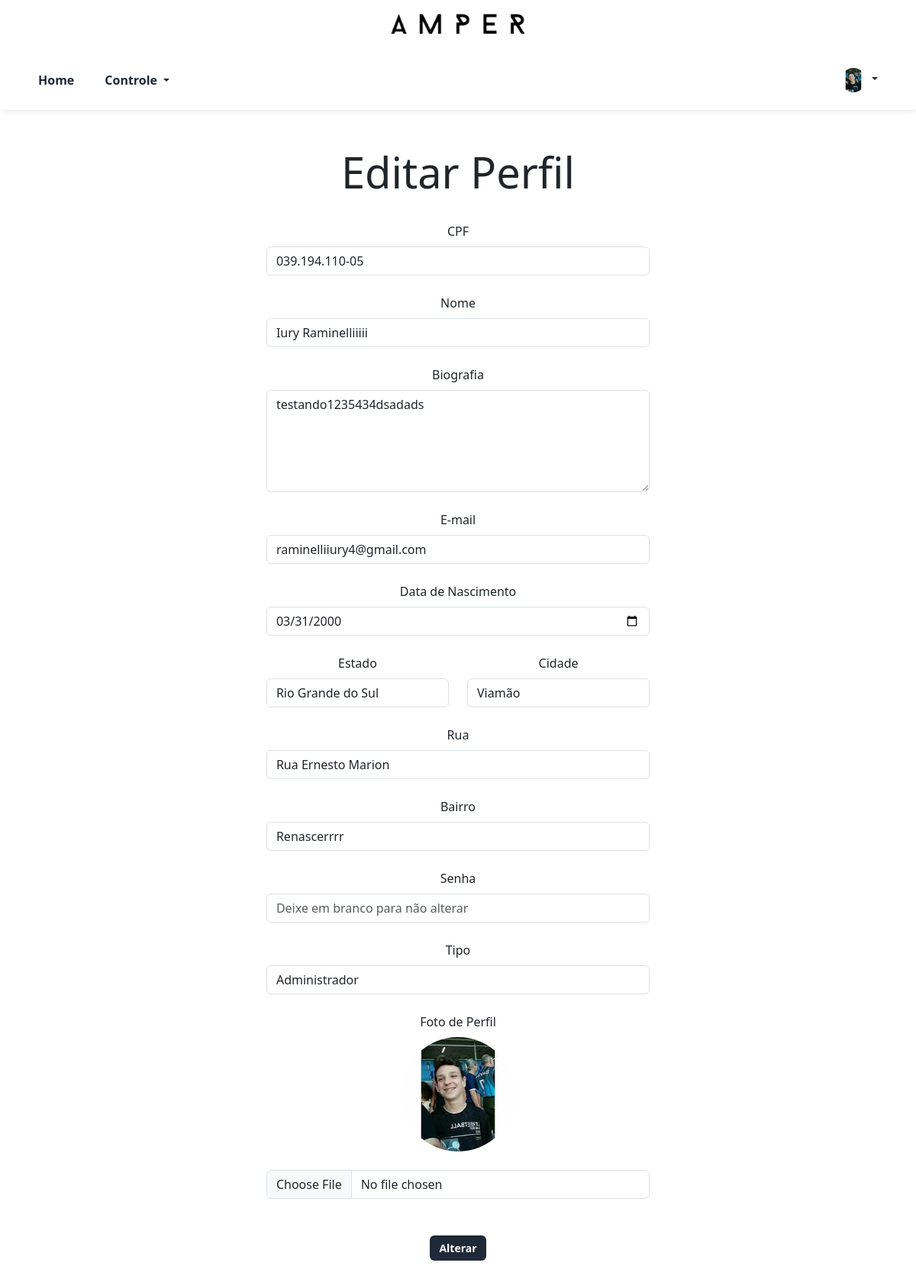
Page /src/View/AlterarUser.php?id=4 (signed in) on the committed database.
### tables this page shows
CREATE TABLE `user` (
  `id` int(11) NOT NULL,
  `cpf` varchar(30) NOT NULL,
  `nome` varchar(100) NOT NULL,
  `dataNascimento` date NOT NULL,
  `email` varchar(255) NOT NULL,
  `tipo` varchar(20) DEFAULT NULL,
  `senha` varchar(255) NOT NULL,
  `imagem` varchar(255) NOT NULL,
  `id_estado` varchar(100) NOT NULL,
  `id_cidade` int(100) NOT NULL,
  `rua` varchar(100) NOT NULL,
  `bairro` varchar(100) NOT NULL,
  `biografia` varchar(1000) NOT NULL
);

CREATE TABLE `estado` (
  `Uf` varchar(5) NOT NULL,
  `Nome` varchar(100) NOT NULL
);

CREATE TABLE `cidade` (
  `Id` int(11) NOT NULL,
  `Codigo` int(11) NOT NULL,
  `Nome` varchar(100) NOT NULL,
  `estado_Uf` varchar(5) NOT NULL
);

### src/Conexao/ConexaoConfig.php (called while the page is built, shortened)
<?php
class ConexaoConfig {
	private $sgbd;
	private $host;
	private $bd;
	private $usuario;
	private $senha;
	public function __construct(){
		$iniFile = parse_ini_file(__DIR__ . "/config.ini");
		$this->sgbd = $iniFile["sgbd"];
		$this->host = $iniFile["host"];
		$this->bd = $iniFile["bd"];
		$this->usuario = $iniFile["usuario"];
		$this->senha = $iniFile["senha"];
	}
	public function getSgbd() {
		return $this->sgbd;
	}
	public function getHost() {
		return $this->host;
	}
	public function getBd() {
		return $this->bd;
	}
	public function getUsuario() {
		return $this->usuario;
	}
	public function getSenha() {
		return $this->senha;
	}
}

### src/Conexao/Conexao.php (called while the page is built, shortened)
<?php
include_once 'ConexaoConfig.php';
class Conexao {
    private static $conexao;
    public static function getConexao() {
    	$config = new ConexaoConfig();
    	if (!isset(self::$conexao)) {
    		self::$conexao = new PDO($config->getSgbd().":host=".$config->getHost()."; dbname=".$config->getBd().";", $config->getUsuario(), $config->getSenha());
    		self::$conexao->setAttribute(PDO::ATTR_ERRMODE, PDO::ERRMODE_EXCEPTION);
    	}
    	return self::$conexao;
    }
}
?>

### src/Controller/ConUser.php (called while the page is built, shortened)
<?php
    include_once __DIR__ . '/../Conexao/Conexao.php';
    include_once __DIR__ . '/../Model/User.php';
    class ConUser{
        private $conexao;
        public function __construct(){
            $this->conexao = Conexao::getConexao();
        }
        public function selectUserById($id) {
            $pstmt = $this->conexao->prepare("SELECT * FROM user WHERE id = :id");
            $pstmt->bindValue(":id", $id);
            $pstmt->execute();
            $lista = $pstmt->fetchObject(User::class);
            return $lista;
        }
        public function getNomeEstado($uf) {
            $stmt = $this->conexao->prepare("SELECT Nome FROM estado WHERE Uf = :uf");
            $stmt->bindValue(':uf', $uf);
            $stmt->execute();
            return $stmt->fetchColumn();
        }
        public function getNomeCidade($idCidade) {
            $stmt = $this->conexao->prepare("SELECT Nome FROM cidade WHERE Id = :id");
            $stmt->bindValue(':id', $idCidade, PDO::PARAM_INT);
            $stmt->execute();
            return $stmt->fetchColumn();
        }
    }
?>

### src/Model/User.php (called while the page is built, shortened)
<?php
class User {
    private $cpf;
    private $nome;
    private $email;
    private $dataNascimento;
    private $tipo;
    private $imagem;
    private $biografia;
    private $rua;
    private $bairro;
    private $id_estado;
    private $id_cidade;
    public function getCPF() {
        return $this->cpf;
    }
    public function getNome() {
        return $this->nome;
    }
    public function getEmail() {
        return $this->email;
    }
    public function getDataNascimento() {
        return $this->dataNascimento;
    }
    public function getTipo() {
        return $this->tipo;
    }
    public function getImagem() {
        return $this->imagem;
    }
    public function getBiografia() {
        return $this->biografia;
    }
    public function getRua() {
        return $this->rua;
    }
    public function getBairro() {
        return $this->bairro;
    }
    public function getIdEstado() {
        return $this->id_estado;
    }
    public function getIdCidade() {
        return $this->id_cidade;
    }
}
?>

### src/View/AlterarUser.php (the view, shortened to what this page needs)
<?php
include_once "src/Controller/ConUser.php";
include_once "src/Model/User.php";
if (isset($_GET['id'])) {
    $idUser = $_GET['id'];
    $ConUser = new ConUser();
    $user = $ConUser->selectUserById($idUser);
} else {
    echo "ID da atividade não fornecido.";
    exit;
}
$nomeEstado = $ConUser->getNomeEstado($user->getIdEstado());
$nomeCidade = $ConUser->getNomeCidade($user->getIdCidade());
if (isset($_SESSION["USER_LOGIN"]) && ($_SESSION["USER_LOGIN"] == "admin")) {
?>
<!DOCTYPE html>
<html lang="pt-br">
<head>
</head>
<body>
<?php include_once 'header.php'; ?>
<div class="cor">
<div class="container">
    <div class="container2">
        <form align="center" method="POST" enctype="multipart/form-data">
            <br><br>
            <h1 align="center" class="display-4">Editar Perfil</h1><br>
            <label for="cpf">CPF</label>
            <input type="text" class="form-control" name="cpf" value="<?= $user->getCPF(); ?>" autofocus><br>
            <label for="nome">Nome</label>
            <input type="text" class="form-control" name="nome" value="<?= $user->getNome(); ?>"><br>
            <label for="biografia">Biografia</label>
            <textarea class="form-control" name="biografia" rows="5"><?= $user->getBiografia(); ?></textarea><br>
            <label for="email">E-mail</label>
            <input type="email" class="form-control" name="email" value="<?= $user->getEmail(); ?>"><br>
            <label for="dataNascimento">Data de Nascimento</label>
            <?php
                $data = $user->getDataNascimento();
                $dataFormatada = (!empty($data) && DateTime::createFromFormat('Y-m-d', $data)) ? date('Y-m-d', strtotime($data)) : '';
            ?>
            <input type="date" class="form-control" name="dataNascimento" value="<?= $dataFormatada; ?>"><br>
            <div class="row">
                <div class="col-md-6">
                    <label for="id_estado">Estado</label>
                    <select class="form-control" name="id_estado" id="id_estado" required>
                        <option value="<?= $user->getIdEstado(); ?>"><?= htmlspecialchars($nomeEstado); ?></option>
                    </select>
                </div>
                <div class="col-md-6">
                    <label for="id_cidade">Cidade</label>
                    <select class="form-control" name="id_cidade" id="id_cidade" required>
                        <option value="<?= $user->getIdCidade(); ?>"><?= htmlspecialchars($nomeCidade); ?></option>
                    </select>
                </div>
            </div>
            <br>
            <label for="rua">Rua</label>
            <input type="text" class="form-control" name="rua" value="<?= $user->getRua(); ?>"><br>
            <label for="bairro">Bairro</label>
            <input type="text" class="form-control" name="bairro" value="<?= $user->getBairro(); ?>"><br>
            <label for="senha">Senha</label>
            <input type="password" class="form-control" name="senha" placeholder="Deixe em branco para não alterar"><br>
            <label for="tipo">Tipo</label>
            <select class="form-control" name="tipo">
                <option value="admin" <?= $user->getTipo() == 'admin' ? 'selected' : '' ?>>Administrador</option>
            </select><br>
            <label for="imagem">Foto de Perfil</label><br>
            <?php if (!empty($user->getImagem())): ?>
                <img src="<?= $user->getImagem() ?>" alt="Foto" width="150" height="150" class="rounded-circle">
            <?php endif; ?>
            <br><br>
            <input type="file" class="form-control" name="imagem"><br>
            <br>
            <input type="submit" value="Alterar" class="btn" name="acao">
        </form>
    </div>
</div>
<br><br>
</body>
</html>
<?php
} else {
    echo "<h1>404 Não possui acesso.</h1>";
}
?>

### src/View/header.php (shortened to what this page needs)
<?php
include_once "src/Model/User.php";
include_once "src/Controller/ConUser.php";
if (isset($_SESSION["USER_LOGIN_ID"])) {
  $user_id = $_SESSION["USER_LOGIN_ID"];
  $ConUser = new ConUser();
  $userLogado = $ConUser->selectUserById($user_id);
}
$current_page = basename(parse_url($_SERVER['REQUEST_URI'], PHP_URL_PATH));
?>
<!DOCTYPE html>
<html lang="en">
<head>
  <link rel="stylesheet" href="https://stackpath.bootstrapcdn.com/bootstrap/4.5.2/css/bootstrap.min.css">
  <link href="https://cdn.jsdelivr.net/npm/bootstrap@5.3.3/dist/css/bootstrap.min.css" rel="stylesheet">
  <link href="https://getbootstrap.com/docs/5.3/assets/css/docs.css" rel="stylesheet">
  <link href='https://unpkg.com/boxicons@2.0.9/css/boxicons.min.css' rel='stylesheet'>
</head>
<body>
<header class="top-header">
  <div class="container">
    <a href="<?=HOME?>Home">
      <img src="src/View/img/amper.png" alt="Logo">
    </a>
  </div>
</header>
<div class="header-spacer"></div>
<header class="header-inicio">
  <nav class="navbar navbar-expand-lg navbar-light">
      <div class="container">
        <div class="collapse navbar-collapse justify-content-between" id="navbarNav">
          <ul class="navbar-nav">
            <?php
            if (isset($_SESSION["USER_LOGIN"]) && $_SESSION["USER_LOGIN"] == "admin") :
            ?>
              <li class="nav-item"><a class="nav-link <?= $current_page == 'Home' ? 'active' : '' ?>" href="<?=HOME?>Home">Home</a></li>
              <li class="nav-item dropdown">
              <a class="nav-link dropdown-toggle <?= in_array($current_page, ['CadastrarUser', 'VisualizarUser']) ? 'active' : '' ?>" href="#" role="button" data-bs-toggle="dropdown" aria-expanded="false">
                Controle
              </a>
            </li>
            <?php endif; ?>
          </ul>
          <ul class="navbar-nav">
            <?php if (!isset($_SESSION["USER_LOGIN"])) : ?>
              <div class="dropdown text">
                <a href="#" class="nav-link dropdown-toggle" data-bs-toggle="dropdown" aria-expanded="false">
                  <img src="src/View/img/perfil.png" alt="Foto" width="32" height="32" class="rounded-circle">
                </a>
                <ul class="dropdown-menu text-small">
                  <li><a class="dropdown-item" href="<?=HOME?>Login">Entrar</a></li>
                  <li><a class="dropdown-item" href="<?=HOME?>CadastrarUser">Cadastre-se</a></li>
                </ul>
              </div>
            <?php else : ?>
              <div class="dropdown text">
                <?php if (isset($_SESSION["USER_LOGIN"])) : ?>
                  <a href="#" class="nav-link dropdown-toggle" data-bs-toggle="dropdown" aria-expanded="false">
                    <img src="<?= $userLogado->getImagem() ?>" alt="Foto" width="32" height="32" class="rounded-circle">
                  </a>
                <?php endif; ?>
              </div>
            <?php endif; ?>
          </ul>
        </div>
      </div>
    </nav>
  </header>
</body>
</html>

### src/View/AlterarUser.php (style rules this page uses)
.container2 { width: 45%; margin: 0 auto; }

### src/View/header.php (style rules this page uses)
.top-header { position: fixed; top: 0; width: 100%; background-color: #ffffff; box-shadow: none; z-index: 1040; padding: 0.5rem 0; }
.top-header .container { display: flex; justify-content: center; align-items: center; }
.top-header img { height: 50px; }
.header-spacer { height: 65px; }
.header-inicio { background-color: #ffffff; box-shadow: 0 2px 8px rgba(0, 0, 0, 0.08); padding: 0.5rem 0; z-index: 1040; }
.navbar-nav { gap: 1.5rem; }
.navbar-nav .nav-link { color: #1f2937 !important; font-weight: 600; transition: color 0.2s ease-in-out, border-bottom 0.2s ease-in-out; padding-bottom: 5px; border-bottom: 2px solid transparent; }
.btn { background-color: #1f2937; color: #fff; font-size: 14px; font-weight: 600; border: none !important; transition: all linear 160ms; cursor: pointer; }

### rows in the picture
user: imagem (picture), cpf "039.194.110-05", nome "Iury Raminelliiiii", biografia "testando1235434dsadads", email "raminelliiury4@gmail.com", dataNascimento "03/31/2000", id_estado "Rio Grande do Sul", id_cidade "Viamão", rua "Rua Ernesto Marion", bairro "Renascerrrr", tipo "Administrador"
